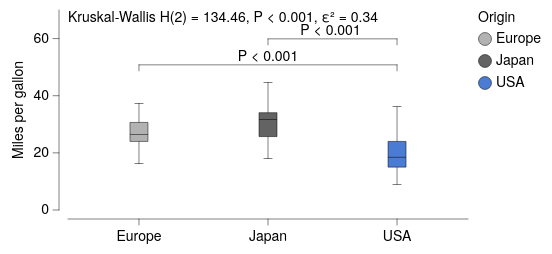

Describe this chart as a Vega-Lite specification.
### Vega-Lite specification from a JSON file in a GitHub repository (floating-point values rounded to 4 significant figures; data arrays with more than 128 entries replaced by an {"elided": "..."} marker saying what was removed)
{"background": null, "config": {"arc": {"fill": "#DBDBDB", "fillOpacity": 1.0, "innerRadius": 25.0, "padAngle": 0.03, "stroke": "black", "strokeOpacity": 1, "strokeWidth": 0.25}, "area": {"fill": "#DBDBDB", "fillOpacity": 1.0, "stroke": "black", "strokeOpacity": 1, "strokeWidth": 0.25}, "axis": {"domain": true, "domainCap": "round", "domainColor": "black", "domainWidth": 0.25, "grid": false, "gridCap": "round", "gridColor": "#F1F1F1", "gridDash": [0, 0], "gridOpacity": 1.0, "gridWidth": 0.25, "labelColor": "black", "labelFont": "Helvetica Neue, HelveticaNeue, Helvetica, Arial, sans-serif", "labelFontSize": 7, "labelFontStyle": "normal", "labelFontWeight": 400, "offset": 4.5, "ticks": true, "tickCap": "round", "tickColor": "black", "tickRound": false, "tickSize": 3, "tickWidth": 0.25, "titleColor": "black", "titleFont": "Helvetica Neue, HelveticaNeue, Helvetica, Arial, sans-serif", "titleFontSize": 7, "titleFontStyle": "normal", "titleFontWeight": 400}, "axisX": {"domain": true, "labelAlign": "center", "labelAngle": 0, "labels": true, "ticks": true, "translate": 0}, "axisY": {"domain": true, "labelAlign": "right", "labelAngle": 0, "labels": true, "ticks": true, "translate": 0}, "axisRight": {"domain": true, "labelAlign": "left", "labelAngle": 0, "labels": true, "ticks": true, "translate": 0}, "axisTop": {"domain": true, "labelAlign": "center", "labelAngle": 0, "labels": true, "ticks": true, "translate": 0}, "axisBand": {"tickOffset": 0}, "bar": {"fill": "#DBDBDB", "fillOpacity": 1.0, "stroke": "black", "strokeOpacity": 1, "strokeWidth": 0.25}, "boxplot": {"size": 9.0, "ticks": {"cornerRadius": 0.25, "fill": "black", "opacity": 1, "size": 4.5, "thickness": 0.25}, "box": {"fillOpacity": 1.0, "stroke": "black", "strokeOpacity": 1, "strokeWidth": 0.25}, "median": {"cornerRadius": 0, "fill": "black", "fillOpacity": 1.0, "opacity": 1, "size": 9.0, "thickness": 0.25}, "rule": {"fill": "black", "fillOpacity": 1.0, "size": 10.0, "stroke": "black", "strokeDash": [0, 0], "strokeOpacity": 1, "strokeWidth": 0.25}, "outliers": {"color": "black", "fill": "black", "fillOpacity": 1.0, "size": 0, "stroke": "black", "strokeOpacity": 1, "strokeWidth": 0.25}}, "circle": {"fill": "black", "fillOpacity": 1.0, "size": 1.25, "stroke": null, "strokeOpacity": 1, "strokeWidth": 0.25}, "errorband": {"band": {"fillOpacity": 0.6, "stroke": null, "strokeWidth": 0.25, "strokeOpacity": 1}, "borders": {"opacity": 0, "strokeOpacity": 0.25, "strokeWidth": 1}}, "errorbar": {"opacity": 1, "rule": {"strokeDash": [0, 0], "strokeWidth": 0.25}, "ticks": {"color": "black", "cornerRadius": 0.125, "opacity": 1, "size": 6.0, "thickness": 0.25}, "thickness": 0.25}, "font": "Helvetica Neue, HelveticaNeue, Helvetica, Arial, sans-serif", "geoshape": {"fill": "#DBDBDB", "fillOpacity": 1.0, "stroke": "black", "strokeOpacity": 1, "strokeWidth": 0.25}, "header": {"labelColor": "black", "labelFont": "Helvetica Neue, HelveticaNeue, Helvetica, Arial, sans-serif", "labelFontSize": 7, "labelFontStyle": "normal", "labelFontWeight": 400, "titleColor": "black", "titleFont": "Helvetica Neue, HelveticaNeue, Helvetica, Arial, sans-serif", "titleFontSize": 7, "titleFontStyle": "normal", "titleFontWeight": 400, "titlePadding": 0}, "legend": {"disable": false, "offset": 4.5, "titlePadding": 4, "labelOffset": 2, "gradientLabelOffset": 2, "gradientLength": 50.0, "gradientThickness": 5.0, "gradientOpacity": 1.0, "gradientStrokeColor": "black", "gradientStrokeWidth": 0.25, "labelColor": "black", "labelFont": "Helvetica Neue, HelveticaNeue, Helvetica, Arial, sans-serif", "labelFontSize": 7, "labelFontStyle": "normal", "labelFontWeight": 400, "strokeColor": "black", "strokeWidth": 0, "symbolSize": 42, "symbolStrokeColor": "black", "symbolStrokeWidth": 0.25, "titleColor": "black", "titleFont": "Helvetica Neue, HelveticaNeue, Helvetica, Arial, sans-serif", "titleFontSize": 7, "titleFontStyle": "normal", "titleFontWeight": 400}, "line": {"color": "black", "stroke": "black", "strokeCap": "butt", "strokeDash": [0, 0], "strokeOpacity": 1, "strokeWidth": 0.5}, "point": {"filled": true, "fill": "#DBDBDB", "fillOpacity": 1.0, "size": 5.0, "stroke": "black", "strokeOpacity": 1, "strokeWidth": 0.25}, "range": {"category": ["#B2B2B2", "#636363", "#4A7CD3", "#008542", "#382864", "#509F98", "#284F93", "#005226", "#A398D6", "#173633"], "diverging": {"scheme": ["#443E60", "#5F597E", "#7C759B", "#9994B6", "#B7B4CC", "#D6D5DC", "#F6F6F6", "#D1DAD9", "#A4C2BF", "#7AA9A4", "#578E89", "#37736E", "#1B5954"]}, "heatmap": {"scheme": ["#32022B", "#43044D", "#4C196E", "#4D338C", "#484DA6", "#3A68BB", "#1D83CA", "#1D9CCB", "#23B5C9", "#28CDC5", "#4DE0B4", "#91EE9F"]}, "ordinal": {"scheme": ["#F1F1F1", "#DBDBDB", "#C6C6C6", "#B2B2B2", "#9D9D9D", "#898989", "#767676", "#636363", "#515151", "#404040", "#2F2F2F", "#1F1F1F"]}, "ramp": {"scheme": ["#32022B", "#43044D", "#4C196E", "#4D338C", "#484DA6", "#3A68BB", "#1D83CA", "#1D9CCB", "#23B5C9", "#28CDC5", "#4DE0B4", "#91EE9F"]}}, "rule": {"color": "black", "stroke": "black", "strokeCap": "round", "strokeDash": [2, 2], "strokeOpacity": 1, "strokeWidth": 0.25}, "scale": {"bandPaddingInner": 0.1, "bandPaddingOuter": 0.1, "round": false}, "rect": {"fill": "#DBDBDB", "fillOpacity": 1.0, "stroke": "black", "strokeOpacity": 1, "strokeWidth": 0.25}, "square": {"fill": "#DBDBDB", "fillOpacity": 1.0, "size": 10.0, "stroke": "black", "strokeOpacity": 1, "strokeWidth": 0.25}, "text": {"color": "black", "font": "Helvetica Neue, HelveticaNeue, Helvetica, Arial, sans-serif", "fontSize": 7, "fontStyle": "normal", "fontWeight": 400}, "tick": {"color": "black", "cornerRadius": 0.125, "opacity": 1.0, "size": 9.0, "thickness": 0.25}, "title": {"anchor": "middle", "frame": "group", "color": "black", "font": "Helvetica Neue, HelveticaNeue, Helvetica, Arial, sans-serif", "fontSize": 7, "fontStyle": "normal", "fontWeight": 400, "subtitleColor": "black", "subtitleFont": "Helvetica Neue, HelveticaNeue, Helvetica, Arial, sans-serif", "subtitleFontSize": "Helvetica Neue, HelveticaNeue, Helvetica, Arial, sans-serif", "subtitleFontStyle": "normal", "subtitleFontWeight": 400}, "trail": {"color": "black", "opacity": 1, "size": 0.5}, "view": {"continuousWidth": 200, "continuousHeight": 100, "discreteWidth": 200, "discreteHeight": 100, "fill": null, "stroke": null, "strokeWidth": 0.25}}, "layer": [{"data": {"name": "data-84942684f44a0939f6e50b33ec91a880"}, "mark": {"type": "boxplot"}, "encoding": {"color": {"field": "Origin", "type": "nominal"}, "x": {"field": "Origin", "sort": ["Europe", "Japan", "USA"], "title": null, "type": "nominal"}, "y": {"field": "Miles_per_Gallon", "title": "Miles per gallon", "type": "quantitative"}}}, {"layer": [{"data": {"values": [{"__dysonsphere__": 1}]}, "mark": {"type": "text", "align": "left", "angle": 0, "baseline": "top", "dx": 0, "dy": 0, "fontSize": 7, "opacity": 1.0}, "encoding": {"text": {"value": "Kruskal-Wallis H(2) = 134.46, P < 0.001, ε² = 0.34"}, "x": {"value": 0}, "y": {"value": 0}}}, {"layer": [{"data": {"values": [{"x": "Europe", "x2": "USA", "y": 46.6, "__dysonsphere__": 1}]}, "mark": {"type": "rule", "strokeCap": "round", "strokeDash": [0, 0], "strokeWidth": 0.25, "yOffset": -6.0}, "encoding": {"x": {"field": "x", "type": "nominal"}, "x2": {"field": "x2"}, "y": {"field": "y", "scale": {"domainMax": 70.0}, "type": "quantitative"}}}, {"data": {"values": [{"x": "Europe", "y": 46.6, "y2": 46.6, "__dysonsphere__": 1}]}, "mark": {"type": "rule", "strokeCap": "round", "strokeDash": [0, 0], "strokeWidth": 0.25, "y2Offset": -3.0, "yOffset": -6.0}, "encoding": {"x": {"field": "x", "type": "nominal"}, "y": {"field": "y", "type": "quantitative"}, "y2": {"field": "y2"}}}, {"data": {"values": [{"x": "USA", "y": 46.6, "y2": 46.6, "__dysonsphere__": 1}]}, "mark": {"type": "rule", "strokeCap": "round", "strokeDash": [0, 0], "strokeWidth": 0.25, "y2Offset": -3.0, "yOffset": -6.0}, "encoding": {"x": {"field": "x", "type": "nominal"}, "y": {"field": "y", "type": "quantitative"}, "y2": {"field": "y2"}}}, {"data": {"values": [{"y": 46.6, "label": "P < 0.001", "__dysonsphere__": 1}]}, "mark": {"type": "text", "align": "center", "dy": -10.0, "fontSize": 7}, "encoding": {"text": {"field": "label", "type": "nominal"}, "x": {"value": 100.0}, "y": {"field": "y", "type": "quantitative"}}}]}, {"layer": [{"data": {"values": [{"x": "Japan", "x2": "USA", "y": 46.6, "__dysonsphere__": 1}]}, "mark": {"type": "rule", "strokeCap": "round", "strokeDash": [0, 0], "strokeWidth": 0.25, "yOffset": -19.0}, "encoding": {"x": {"field": "x", "type": "nominal"}, "x2": {"field": "x2"}, "y": {"field": "y", "type": "quantitative"}}}, {"data": {"values": [{"x": "Japan", "y": 46.6, "y2": 46.6, "__dysonsphere__": 1}]}, "mark": {"type": "rule", "strokeCap": "round", "strokeDash": [0, 0], "strokeWidth": 0.25, "y2Offset": -16.0, "yOffset": -19.0}, "encoding": {"x": {"field": "x", "type": "nominal"}, "y": {"field": "y", "type": "quantitative"}, "y2": {"field": "y2"}}}, {"data": {"values": [{"x": "USA", "y": 46.6, "y2": 46.6, "__dysonsphere__": 1}]}, "mark": {"type": "rule", "strokeCap": "round", "strokeDash": [0, 0], "strokeWidth": 0.25, "y2Offset": -16.0, "yOffset": -19.0}, "encoding": {"x": {"field": "x", "type": "nominal"}, "y": {"field": "y", "type": "quantitative"}, "y2": {"field": "y2"}}}, {"data": {"values": [{"y": 46.6, "label": "P < 0.001", "__dysonsphere__": 1}]}, "mark": {"type": "text", "align": "center", "dy": -23.0, "fontSize": 7}, "encoding": {"text": {"field": "label", "type": "nominal"}, "x": {"value": 131.2}, "y": {"field": "y", "type": "quantitative"}}}]}], "name": "__dysonsphere_ac8c9f0ce47f41d7_7"}], "$schema": "https://vega.github.io/schema/vega-lite/v6.4.1.json", "datasets": {"data-84942684f44a0939f6e50b33ec91a880": {"elided": "398 records"}}}
